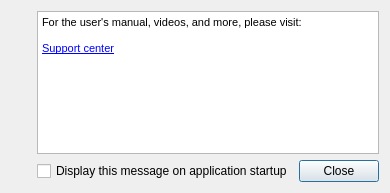
<?xml version="1.0" encoding="UTF-8"?>
<ui version="4.0">
 <class>GexVideoDialogBase</class>
 <widget class="QDialog" name="GexVideoDialogBase">
  <property name="geometry">
   <rect>
    <x>0</x>
    <y>0</y>
    <width>370</width>
    <height>193</height>
   </rect>
  </property>
  <property name="windowTitle">
   <string>GEX videos</string>
  </property>
  <property name="windowIcon">
   <iconset resource="gex.qrc">
    <normaloff>:/gex/icons/gex_application.png</normaloff>:/gex/icons/gex_application.png</iconset>
  </property>
  <layout class="QGridLayout" name="gridLayout">
   <item row="0" column="0">
    <widget class="QLabel" name="labelVideoIcon">
     <property name="text">
      <string/>
     </property>
     <property name="pixmap">
      <pixmap resource="gex.qrc">:/gex/icons/videos_toolbar.png</pixmap>
     </property>
    </widget>
   </item>
   <item row="0" column="1" rowspan="2">
    <widget class="QTextBrowser" name="textBrowser">
     <property name="html">
      <string>&lt;!DOCTYPE HTML PUBLIC &quot;-//W3C//DTD HTML 4.0//EN&quot; &quot;http://www.w3.org/TR/REC-html40/strict.dtd&quot;&gt;
&lt;html&gt;&lt;head&gt;&lt;meta name=&quot;qrichtext&quot; content=&quot;1&quot; /&gt;&lt;style type=&quot;text/css&quot;&gt;
p, li { white-space: pre-wrap; }
&lt;/style&gt;&lt;/head&gt;&lt;body style=&quot; font-family:'MS Shell Dlg 2'; font-size:8.25pt; font-weight:400; font-style:normal;&quot;&gt;
&lt;p style=&quot; margin-top:0px; margin-bottom:0px; margin-left:0px; margin-right:0px; -qt-block-indent:0; text-indent:0px;&quot;&gt;&lt;span style=&quot; font-size:8pt;&quot;&gt;For the user's manual, videos, and more, please visit:&lt;/span&gt;&lt;/p&gt;
&lt;p style=&quot;-qt-paragraph-type:empty; margin-top:0px; margin-bottom:0px; margin-left:0px; margin-right:0px; -qt-block-indent:0; text-indent:0px; font-size:8pt;&quot;&gt;&lt;/p&gt;
&lt;p style=&quot; margin-top:0px; margin-bottom:0px; margin-left:0px; margin-right:0px; -qt-block-indent:0; text-indent:0px;&quot;&gt;&lt;a href=&quot;http://support.galaxysemi.com&quot;&gt;&lt;span style=&quot; font-size:8pt; text-decoration: underline; color:#0000ff;&quot;&gt;Support center&lt;/span&gt;&lt;/a&gt;&lt;/p&gt;&lt;/body&gt;&lt;/html&gt;</string>
     </property>
     <property name="openExternalLinks">
      <bool>true</bool>
     </property>
    </widget>
   </item>
   <item row="1" column="0">
    <spacer name="verticalSpacer">
     <property name="orientation">
      <enum>Qt::Vertical</enum>
     </property>
     <property name="sizeHint" stdset="0">
      <size>
       <width>20</width>
       <height>40</height>
      </size>
     </property>
    </spacer>
   </item>
   <item row="2" column="1">
    <layout class="QHBoxLayout" name="horizontalLayout">
     <item>
      <widget class="QCheckBox" name="checkBoxDisplayOnStartup">
       <property name="text">
        <string>Display this message on application startup</string>
       </property>
      </widget>
     </item>
     <item>
      <widget class="QDialogButtonBox" name="buttonBox">
       <property name="orientation">
        <enum>Qt::Horizontal</enum>
       </property>
       <property name="standardButtons">
        <set>QDialogButtonBox::Close</set>
       </property>
      </widget>
     </item>
    </layout>
   </item>
  </layout>
 </widget>
 <resources>
  <include location="gex.qrc"/>
 </resources>
 <connections>
  <connection>
   <sender>buttonBox</sender>
   <signal>accepted()</signal>
   <receiver>GexVideoDialogBase</receiver>
   <slot>accept()</slot>
   <hints>
    <hint type="sourcelabel">
     <x>248</x>
     <y>254</y>
    </hint>
    <hint type="destinationlabel">
     <x>157</x>
     <y>274</y>
    </hint>
   </hints>
  </connection>
  <connection>
   <sender>buttonBox</sender>
   <signal>rejected()</signal>
   <receiver>GexVideoDialogBase</receiver>
   <slot>reject()</slot>
   <hints>
    <hint type="sourcelabel">
     <x>316</x>
     <y>260</y>
    </hint>
    <hint type="destinationlabel">
     <x>286</x>
     <y>274</y>
    </hint>
   </hints>
  </connection>
 </connections>
</ui>
